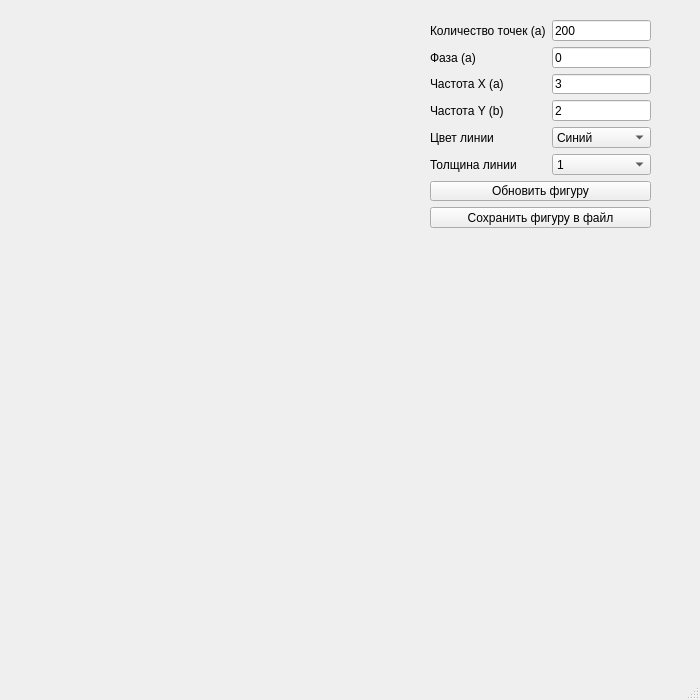
<?xml version="1.0" encoding="UTF-8"?>
<ui version="4.0">
 <class>MainWindow</class>
 <widget class="QMainWindow" name="MainWindow">
  <property name="geometry">
   <rect>
    <x>0</x>
    <y>0</y>
    <width>700</width>
    <height>700</height>
   </rect>
  </property>
  <property name="windowTitle">
   <string>MainWindow</string>
  </property>
  <widget class="QWidget" name="centralwidget">
   <widget class="QWidget" name="layoutWidget">
    <property name="geometry">
     <rect>
      <x>430</x>
      <y>20</y>
      <width>221</width>
      <height>208</height>
     </rect>
    </property>
    <layout class="QFormLayout" name="formLayout">
     <item row="0" column="0">
      <widget class="QLabel" name="label_-2">
       <property name="text">
        <string>Количество точек (a)</string>
       </property>
      </widget>
     </item>
     <item row="0" column="1">
      <widget class="QLineEdit" name="resolution_lineedit">
       <property name="text">
        <string>200</string>
       </property>
      </widget>
      </item>
      <item row="1" column="0">
      <widget class="QLabel" name="label_-1">
       <property name="text">
        <string>Фаза (a)</string>
       </property>
      </widget>
     </item>
     <item row="1" column="1">
      <widget class="QLineEdit" name="phase_shift_lineedit">
       <property name="text">
        <string>0</string>
       </property>
      </widget>
      </item>

     <item row="2" column="0">
      <widget class="QLabel" name="label">
       <property name="text">
        <string>Частота X (a)</string>
       </property>
      </widget>
     </item>
     <item row="2" column="1">
      <widget class="QLineEdit" name="freq_y_lineedit">
       <property name="text">
        <string>3</string>
       </property>
      </widget>
     </item>
     <item row="3" column="0">
      <widget class="QLabel" name="label_2">
       <property name="text">
        <string>Частота Y (b)</string>
       </property>
      </widget>
     </item>
     <item row="3" column="1">
      <widget class="QLineEdit" name="freq_x_lineedit">
       <property name="text">
        <string>2</string>
       </property>
      </widget>
     </item>
     <item row="4" column="0">
      <widget class="QLabel" name="label_3">
       <property name="text">
        <string>Цвет линии</string>
       </property>
      </widget>
     </item>
     <item row="4" column="1">
      <widget class="QComboBox" name="color_combobox">
       <item>
        <property name="text">
         <string>Синий</string>
        </property>
       </item>
       <item>
        <property name="text">
         <string>Зелёный</string>
        </property>
       </item>
       <item>
        <property name="text">
         <string>Красный</string>
        </property>
       </item>
       <item>
        <property name="text">
         <string>Жёлтый</string>
        </property>
       </item>
      </widget>
     </item>
     <item row="5" column="0">
      <widget class="QLabel" name="label_4">
       <property name="text">
        <string>Толщина линии</string>
       </property>
      </widget>
     </item>
     <item row="5" column="1">
      <widget class="QComboBox" name="width_combobox">
       <item>
        <property name="text">
         <string>1</string>
        </property>
       </item>
       <item>
        <property name="text">
         <string>2</string>
        </property>
       </item>
       <item>
        <property name="text">
         <string>3</string>
        </property>
       </item>
       <item>
        <property name="text">
         <string>4</string>
        </property>
       </item>
      </widget>
     </item>
     <item row="6" column="0" colspan="2">
      <widget class="QPushButton" name="plot_button">
       <property name="text">
        <string>Обновить фигуру</string>
       </property>
      </widget>
     </item>
     <item row="7" column="0" colspan="2">
      <widget class="QPushButton" name="save_button">
       <property name="text">
        <string>Сохранить фигуру в файл</string>
       </property>
      </widget>
     </item>
    </layout>
   </widget>
  </widget>
  <widget class="QMenuBar" name="menubar">
   <property name="geometry">
    <rect>
     <x>0</x>
     <y>0</y>
     <width>620</width>
     <height>21</height>
    </rect>
   </property>
  </widget>
  <widget class="QStatusBar" name="statusbar"/>
 </widget>
 <resources/>
 <connections/>
</ui>
